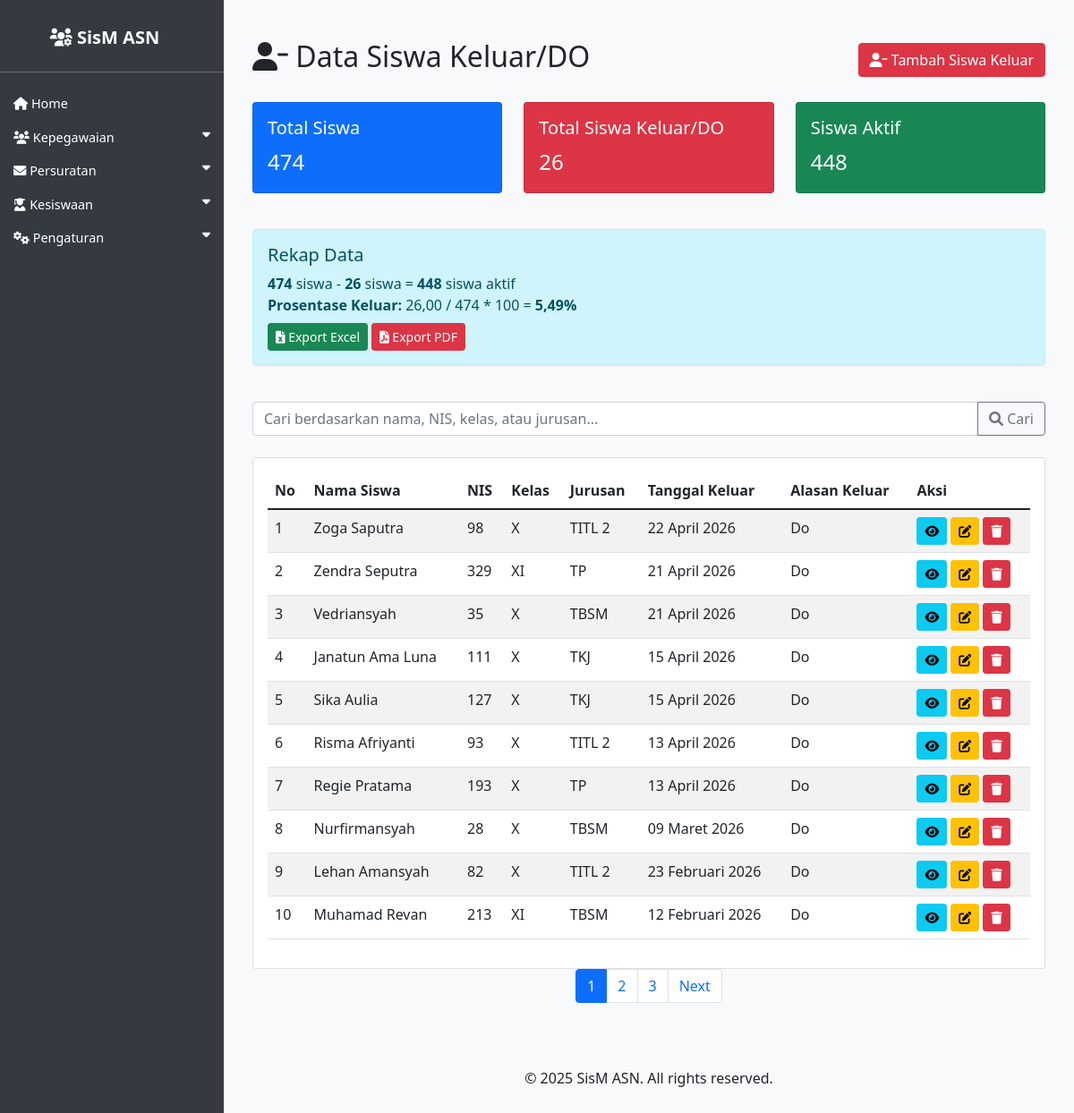
The page /asn/siswa-keluar/ on the database its author committed.
### asn_app/models.py (models this page shows, shortened)
class SiswaKeluar(models.Model):
    siswa = models.ForeignKey(Siswa, on_delete=models.CASCADE, related_name='keluar', verbose_name='Siswa')
    tanggal_keluar = models.DateField(verbose_name='Tanggal Keluar')
    alasan_keluar = models.TextField(verbose_name='Alasan Keluar')
    created_at = models.DateTimeField(auto_now_add=True)
    updated_at = models.DateTimeField(auto_now=True)
    class Meta:
        verbose_name = 'Siswa Keluar'
        verbose_name_plural = 'Siswa Keluar'
        ordering = ['-tanggal_keluar']

class Siswa(models.Model):
    STATUS_CHOICES = [
        ('Aktif', 'Aktif'),
        ('Lulus', 'Lulus'),
        ('Keluar', 'Keluar'),
        ('DO', 'DO'),
    ]
    nama = models.CharField(max_length=100, null=True, blank=True)
    nis = models.CharField(max_length=20, null=True, blank=True)
    kelas = models.CharField(max_length=20)
    jurusan = models.CharField(max_length=50, null=True, blank=True)
    alamat = models.TextField(null=True, blank=True)
    no_hp = models.CharField(max_length=15, blank=True, null=True)
    nama_orang_tua = models.CharField(max_length=100, blank=True, null=True, verbose_name='Nama Orang Tua')
    foto = models.ImageField(upload_to='siswa_fotos/', blank=True, null=True)
    status = models.CharField(max_length=20, choices=STATUS_CHOICES, default='Aktif')

### asn_app/views.py (the view, shortened to what this page needs)
# urls.py: path('siswa-keluar/', views.siswa_keluar_list, name='siswa_keluar_list'),
def siswa_keluar_list(request):
    search_query = request.GET.get('q', '')
    siswa_keluar_list = SiswaKeluar.objects.all().order_by('-tanggal_keluar')
    paginator = Paginator(siswa_keluar_list, 10)
    page_number = request.GET.get('page')
    page_obj = paginator.get_page(page_number)
    total_siswa_keluar = SiswaKeluar.objects.count()
    total_siswa = Siswa.objects.count()
    sis_aktif = total_siswa - total_siswa_keluar
    if total_siswa > 0:
        percentage = (total_siswa_keluar / total_siswa) * 100
    else:
        percentage = 0
    context = {
        'page_obj': page_obj,
        'total_siswa_keluar': total_siswa_keluar,
        'total_siswa': total_siswa,
        'sis_aktif': sis_aktif,
        'percentage': percentage,
        'search_query': search_query,
    }
    return render(request, 'asn_app/siswa_keluar_list.html', context)

### asn_app/templates/asn_app/siswa_keluar_list.html (shortened to what this page needs)
{% extends 'asn_app/base.html' %}
{% block content %}
<div class="container mt-4">
    <div class="d-flex justify-content-between align-items-center mb-4">
        <h2><i class="fas fa-user-minus"></i> Data Siswa Keluar/DO</h2>
        <div>
            <a href="{% url 'siswa_keluar_create' %}" class="btn btn-danger">
                <i class="fas fa-user-minus"></i> Tambah Siswa Keluar
            </a>
        </div>
    </div>
    <div class="row mb-4">
        <div class="col-md-4">
            <div class="card text-white bg-primary mb-3">
                <div class="card-body">
                    <h5 class="card-title">Total Siswa</h5>
                    <p class="card-text fs-4">{{ total_siswa }}</p>
                </div>
            </div>
        </div>
        <div class="col-md-4">
            <div class="card text-white bg-danger mb-3">
                <div class="card-body">
                    <h5 class="card-title">Total Siswa Keluar/DO</h5>
                    <p class="card-text fs-4">{{ total_siswa_keluar }}</p>
                </div>
            </div>
        </div>
        <div class="col-md-4">
            <div class="card text-white bg-success mb-3">
                <div class="card-body">
                    <h5 class="card-title">Siswa Aktif</h5>
                    <p class="card-text fs-4">{{ sis_aktif }}</p>
                </div>
            </div>
        </div>
    </div>
      <div class="row mb-4">
          <div class="col-12">
              <div class="alert alert-info">
                  <h5 class="alert-heading">Rekap Data</h5>
                  <p class="mb-0">
                      <strong>{{ total_siswa }}</strong> siswa - <strong>{{ total_siswa_keluar }}</strong> siswa = <strong>{{ sis_aktif }}</strong> siswa aktif
                  </p>
                  <p class="mb-0">
                      <strong>Prosentase Keluar:</strong>
                      {% if total_siswa > 0 %}
                          {{ total_siswa_keluar|floatformat:2 }} / {{ total_siswa }} * 100 = <strong>{{ percentage|floatformat:2 }}%</strong>
                      {% else %}
                          N/A
                      {% endif %}
                  </p>
                  <div class="mt-2">
                      <a href="{% url 'export_siswa_keluar_excel' %}" class="btn btn-success btn-sm">
                          <i class="fas fa-file-excel"></i> Export Excel
                      </a>
                      <a href="{% url 'export_siswa_keluar_pdf' %}" class="btn btn-danger btn-sm">
                          <i class="fas fa-file-pdf"></i> Export PDF
                      </a>
                  </div>
              </div>
          </div>
      </div>
     <div class="mb-4">
         <form method="get" action="{% url 'siswa_keluar_list' %}" class="d-inline">
             <div class="input-group">
                 <input type="text" name="q" class="form-control" placeholder="Cari berdasarkan nama, NIS, kelas, atau jurusan..." value="{{ search_query|default:'' }}">
                 <button class="btn btn-outline-secondary" type="submit">
                     <i class="fas fa-search"></i> Cari
                 </button>
             </div>
         </form>
     </div>
    <div class="card">
        <div class="card-body">
            <div class="table-responsive">
                <table class="table table-striped">
                    <thead>
                        <tr>
                            <th>No</th>
                            <th>Nama Siswa</th>
                            <th>NIS</th>
                            <th>Kelas</th>
                            <th>Jurusan</th>
                            <th>Tanggal Keluar</th>
                            <th>Alasan Keluar</th>
                            <th>Aksi</th>
                        </tr>
                    </thead>
                    <tbody>
                        {% for item in page_obj %}
                        <tr>
                            <td>{{ forloop.counter0|add:page_obj.start_index }}</td>
                            <td>{{ item.siswa.nama }}</td>
                            <td>{{ item.siswa.nis }}</td>
                            <td>{{ item.siswa.kelas }}</td>
                            <td>{{ item.siswa.jurusan|default:"-" }}</td>
                            <td>{{ item.tanggal_keluar|date:"d F Y" }}</td>
                            <td>{{ item.alasan_keluar|truncatechars:50 }}</td>
                            <td>
                                <a href="{% url 'siswa_keluar_detail' item.pk %}" class="btn btn-sm btn-info">
                                    <i class="fas fa-eye"></i>
                                </a>
                                <a href="{% url 'siswa_keluar_update' item.pk %}" class="btn btn-sm btn-warning">
                                    <i class="fas fa-edit"></i>
                                </a>
                                <a href="{% url 'siswa_keluar_delete' item.pk %}" class="btn btn-sm btn-danger">
                                    <i class="fas fa-trash"></i>
                                </a>
                            </td>
                        </tr>
                        {% empty %}
                        <tr>
                            <td colspan="8" class="text-center">
                                <p class="text-muted">Belum ada data siswa keluar</p>
                            </td>
                        </tr>
                        {% endfor %}
                    </tbody>
                </table>
            </div>
        </div>
    </div>
    {% if page_obj.has_other_pages %}
    <nav aria-label="Page navigation">
        <ul class="pagination justify-content-center">
            {% for num in page_obj.paginator.page_range %}
                <li class="page-item {% if page_obj.number == num %}active{% endif %}">
                    <a class="page-link" href="?page={{ num }}{% if search_query %}&q={{ search_query }}{% endif %}">{{ num }}</a>
                </li>
            {% endfor %}
            {% if page_obj.has_next %}
                <li class="page-item">
                    <a class="page-link" href="?page={{ page_obj.next_page_number }}{% if search_query %}&q={{ search_query }}{% endif %}">Next</a>
                </li>
            {% endif %}
        </ul>
    </nav>
    {% endif %}
</div>
{% endblock %}

### asn_app/templates/asn_app/base.html (style rules this page uses)
body { display: flex; min-height: 100vh; flex-direction: column; background-color: #f8f9fa; }

### rows shown on the page
SiswaKeluar: siswa.nama "Zoga Saputra", siswa.nis "98", siswa.kelas "X", siswa.jurusan "TITL 2", tanggal_keluar "22 April 2026", alasan_keluar "Do"
SiswaKeluar: siswa.nama "Zendra Seputra", siswa.nis "329", siswa.kelas "XI", siswa.jurusan "TP", tanggal_keluar "21 April 2026", alasan_keluar "Do"
SiswaKeluar: siswa.nama "Vedriansyah", siswa.nis "35", siswa.kelas "X", siswa.jurusan "TBSM", tanggal_keluar "21 April 2026", alasan_keluar "Do"
SiswaKeluar: siswa.nama "Janatun Ama Luna", siswa.nis "111", siswa.kelas "X", siswa.jurusan "TKJ", tanggal_keluar "15 April 2026", alasan_keluar "Do"
SiswaKeluar: siswa.nama "Sika Aulia", siswa.nis "127", siswa.kelas "X", siswa.jurusan "TKJ", tanggal_keluar "15 April 2026", alasan_keluar "Do"
SiswaKeluar: siswa.nama "Risma Afriyanti", siswa.nis "93", siswa.kelas "X", siswa.jurusan "TITL 2", tanggal_keluar "13 April 2026", alasan_keluar "Do"
SiswaKeluar: siswa.nama "Regie Pratama", siswa.nis "193", siswa.kelas "X", siswa.jurusan "TP", tanggal_keluar "13 April 2026", alasan_keluar "Do"
SiswaKeluar: siswa.nama "Nurfirmansyah", siswa.nis "28", siswa.kelas "X", siswa.jurusan "TBSM", tanggal_keluar "09 Maret 2026", alasan_keluar "Do"
SiswaKeluar: siswa.nama "Lehan Amansyah", siswa.nis "82", siswa.kelas "X", siswa.jurusan "TITL 2", tanggal_keluar "23 Februari 2026", alasan_keluar "Do"
SiswaKeluar: siswa.nama "Muhamad Revan", siswa.nis "213", siswa.kelas "XI", siswa.jurusan "TBSM", tanggal_keluar "12 Februari 2026", alasan_keluar "Do"

### other values the page prints
{{ total_siswa }} "474"
{{ total_siswa_keluar }} "26"
{{ sis_aktif }} "448"
{{ total_siswa_keluar|floatformat:2 }} "26,00"
{{ percentage|floatformat:2 }} "5,49"
{{ num }} "1" "2" "3"
